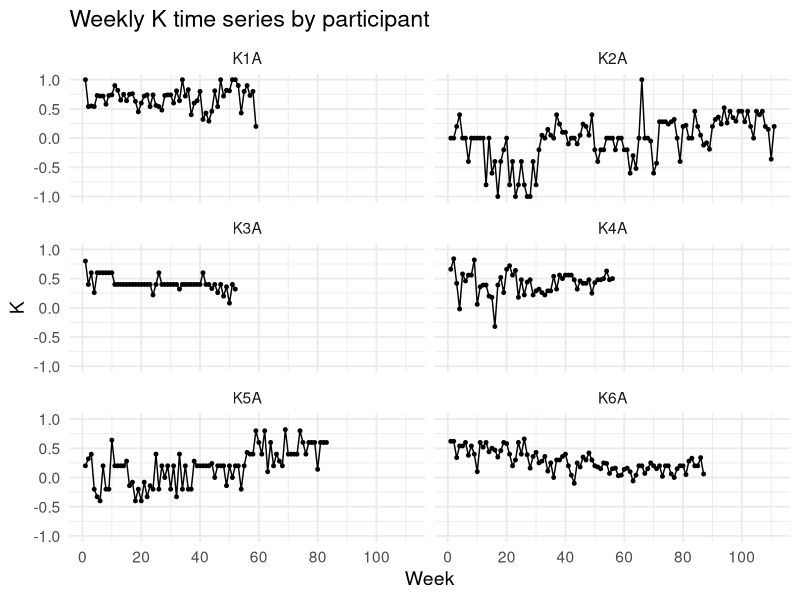
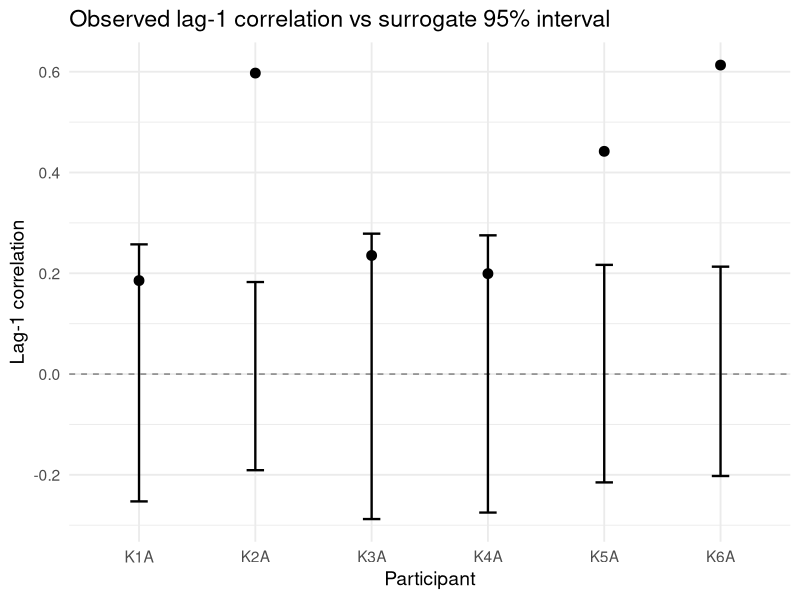
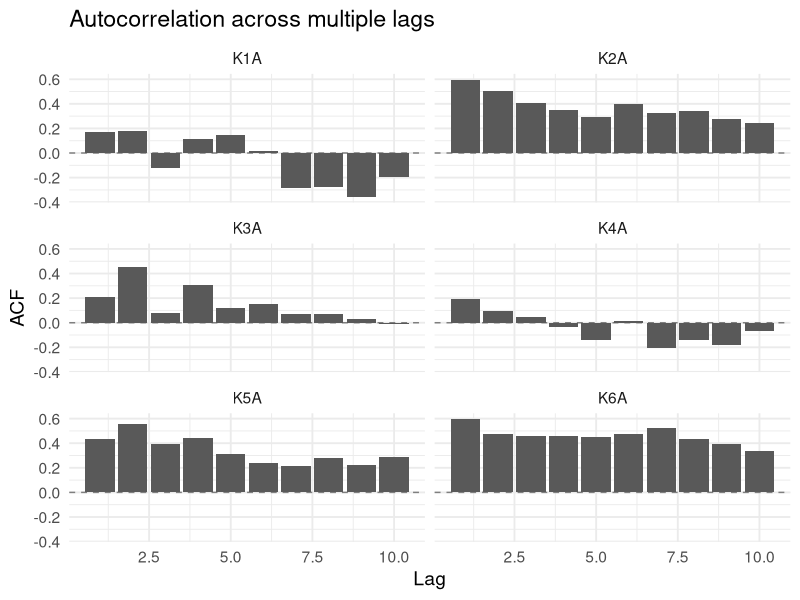

Write R code to recreate these figures, in order.
## ---- chunk 1
library(readxl)
df <- read_excel("data/cbtdata.xlsx")
names(df)
#head(df)
#str(df)
## ---- chunk 2
library(tidyverse)
df_k <- df %>% 
  select(Semaine, K1A, K2A, K3A, K4A, K5A, K6A)
head(df_k)
## ---- chunk 3
df_long <- df_k %>%
  pivot_longer(
    cols = -Semaine,
    names_to = "participant",
    values_to = "K"
  )

head(df_long)
str(df_long)
## ---- chunk 4
sum(is.na(df_long$K))
colSums(is.na(df_k))
df_long <- df_long %>%
  drop_na(K)

sum(is.na(df_long$K))
head(df_long)
df_long %>%
  count(participant)
## ---- chunk 5
p1 <- ggplot(df_long, aes(x = Semaine, y = K)) +
  geom_line() +
  geom_point(size = 1) +
  facet_wrap(~ participant, ncol = 2) +
  labs(
    title = "Weekly K time series by participant",
    x = "Week",
    y = "K"
  ) +
  scale_x_continuous(breaks = seq(0, 120, by = 20)) +
  theme_minimal(base_size = 14)

p1
## ---- chunk 6
df_lag <- df_long %>%
  group_by(participant) %>%
  arrange(Semaine, .by_group = TRUE) %>%
  mutate(
    prev_week = lag(Semaine),
    K_lag1 = lag(K),
    consecutive = (Semaine - prev_week == 1)
  ) %>%
  ungroup()

head(df_lag, 15)

df_lag_valid <- df_lag %>%
  filter(consecutive == TRUE)

df_lag_valid %>%
  count(participant)

acf_results <- df_lag_valid %>%
  group_by(participant) %>%
  summarise(
    lag1_acf = cor(K, K_lag1, use = "complete.obs"),
    n_pairs = n()
  )

acf_results

## ---- chunk 7
set.seed(123)

n_surrogates <- 1000

surrogate_results <- df_lag_valid %>%
  group_by(participant) %>%
  group_modify(~{
    observed <- cor(.x$K, .x$K_lag1, use = "complete.obs")
    
    shuffled <- replicate(n_surrogates, {
      shuffled_K <- sample(.x$K)
      cor(shuffled_K, .x$K_lag1, use = "complete.obs")
    })
    
    tibble(
      observed_acf = observed,
      shuffled_mean = mean(shuffled, na.rm = TRUE),
      shuffled_sd = sd(shuffled, na.rm = TRUE),
      lower_2.5 = quantile(shuffled, 0.025, na.rm = TRUE),
      upper_97.5 = quantile(shuffled, 0.975, na.rm = TRUE),
      p_two_sided = mean(abs(shuffled) >= abs(observed), na.rm = TRUE)
    )
  }) %>%
  ungroup()

surrogate_results
## ---- chunk 8
library(ggplot2)

p_surrogate <- ggplot(surrogate_results, aes(x = participant, y = observed_acf)) +
  geom_hline(yintercept = 0, linetype = "dashed", color = "grey50") +
  geom_errorbar(
    aes(ymin = lower_2.5, ymax = upper_97.5),
    width = 0.15,
    size = 0.8
  ) +
  geom_point(size = 3) +
  labs(
    title = "Observed lag-1 correlation vs surrogate 95% interval",
    x = "Participant",
    y = "Lag-1 correlation"
  ) +
  theme_minimal(base_size = 14)

p_surrogate

## ---- chunk 9
max_lag <- 10

acf_multi <- df_long %>%
  group_by(participant) %>%
  group_modify(~{
    x <- .x %>%
      arrange(Semaine) %>%
      pull(K) %>%
      na.omit()
    
    acf_obj <- acf(x, lag.max = max_lag, plot = FALSE)
    
    tibble(
      lag = as.numeric(acf_obj$lag[-1]),
      acf = as.numeric(acf_obj$acf[-1])
    )
  }) %>%
  ungroup()

ggplot(acf_multi, aes(x = lag, y = acf)) +
  geom_hline(yintercept = 0, linetype = "dashed", color = "grey50") +
  geom_col() +
  facet_wrap(~ participant, ncol = 2) +
  labs(
    title = "Autocorrelation across multiple lags",
    x = "Lag",
    y = "ACF"
  ) +
  theme_minimal(base_size = 14)
